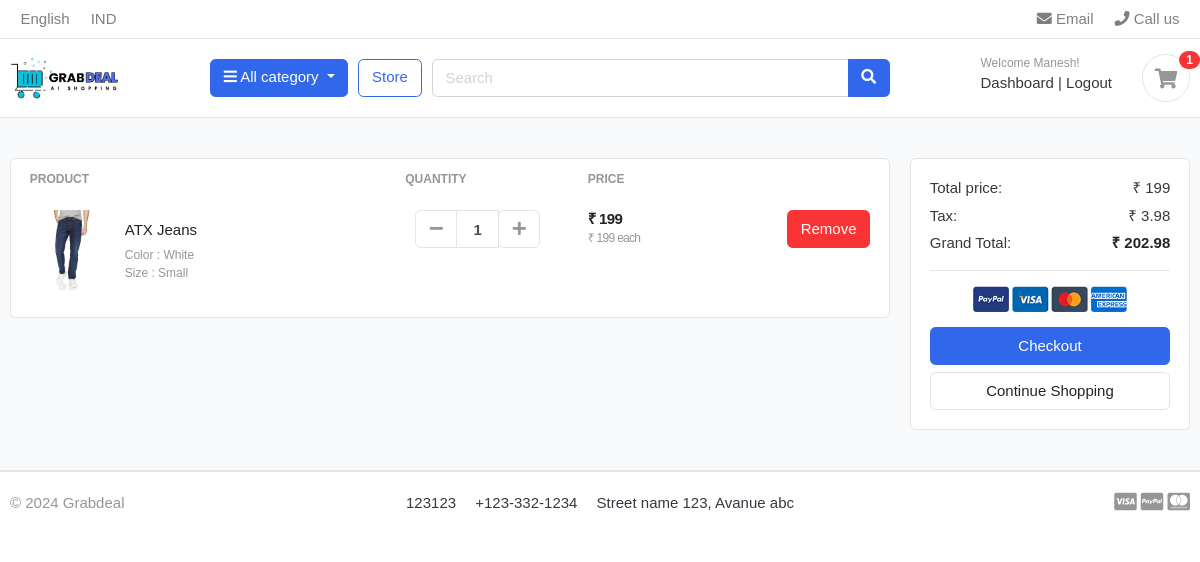
The app's page /cart/ (signed in), older data.
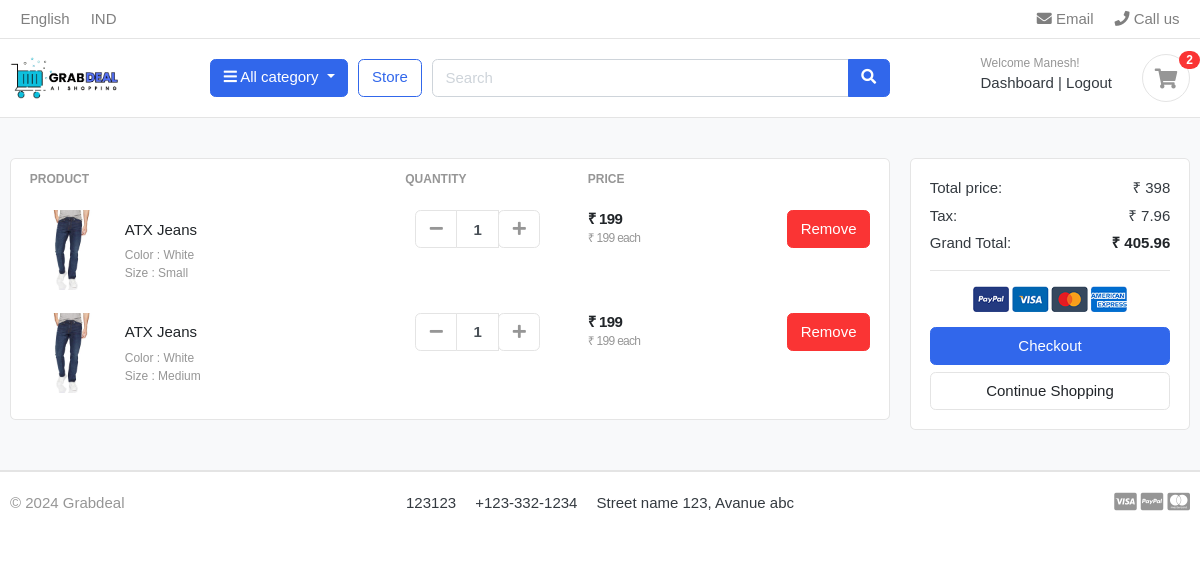
The same page, newer data.
### accounts/models.py (models this page shows, shortened)
class Account(AbstractBaseUser):
    first_name = models.CharField(max_length=50)
    last_name = models.CharField(max_length=50)
    username = models.CharField(max_length=50, unique=True)
    email = models.EmailField(max_length=100, unique=True)
    phone_number = models.CharField(max_length=50)
    date_joined = models.DateTimeField(auto_now_add=True)
    last_login = models.DateTimeField(auto_now=True)
    is_admin = models.BooleanField(default=False)
    is_staff = models.BooleanField(default=False)
    is_active = models.BooleanField(default=False)
    is_superadmin = models.BooleanField(default=False)
    USERNAME_FIELD = 'email'
    REQUIRED_FIELDS = ['username', 'first_name', 'last_name']
    objects = MyAccountManager()

### carts/models.py (models this page shows, shortened)
class CartItem(models.Model):
    user = models.ForeignKey(Account, on_delete=models.CASCADE, null=True)
    product = models.ForeignKey(Product, on_delete=models.CASCADE)
    variations = models.ManyToManyField(Variation, blank=True)
    cart = models.ForeignKey(Cart, on_delete=models.CASCADE, null=True)
    quantity = models.IntegerField()
    is_active = models.BooleanField(default=True)
    def sub_total(self):
        return self.product.price * self.quantity

### store/models.py (models this page shows, shortened)
class Product(models.Model):
    product_name = models.CharField(max_length=200, unique=True)
    slug = models.SlugField(max_length=200, unique=True)
    description = models.TextField(max_length=500, blank=True)
    price = models.IntegerField()
    images = models.ImageField(upload_to='photos/products')
    stock = models.IntegerField()
    is_available = models.BooleanField(default=True)
    category = models.ForeignKey(Category, on_delete=models.CASCADE)
    created_date = models.DateTimeField(auto_now_add=True)
    modified_date = models.DateTimeField(auto_now=True)
    def get_url(self):
        return reverse('product_detail', args=[self.category.slug, self.slug])

class Variation(models.Model):
    product = models.ForeignKey(Product, on_delete=models.CASCADE)
    variation_category = models.CharField(max_length=100, choices=variation_category_choice)
    variation_value = models.CharField(max_length=100)
    is_active = models.BooleanField(default=True)
    created_date = models.DateTimeField(auto_now_add=True)
    objects = VariationManager()

### carts/views.py (the view)
# urls.py: path('', views.cart, name='cart'),
def cart(request, total=0, quantity=0, cart_items=None):
    try:
        tax = 0
        grand_total = 0
        if request.user.is_authenticated:
            cart_items = CartItem.objects.filter(user=request.user, is_active=True)
        else:
            cart = Cart.objects.get(cart_id=_cart_id(request))
            cart_items = CartItem.objects.filter(cart=cart, is_active=True)
        for cart_item in cart_items:
            total += (cart_item.product.price * cart_item.quantity)
            quantity += cart_item.quantity
        tax = (2 * total)/100
        grand_total = total + tax
    except ObjectDoesNotExist:
        pass #Just ignore
    context = {
        'total': total,
        'quantity': quantity,
        'cart_items': cart_items,
        'tax': tax,
        'grand_total': grand_total
    }
    return render(request, 'store/cart.html', context)

### templates/store/cart.html (shortened to what this page needs)
{% extends "base.html" %}
{% load static %}
{% block content %}
<section class="section-content padding-y bg">
    <div class="container">
        {% if not cart_items %}
        <h2 class="text-center">Your Shopping Cart is Empty</h2>
        <br>
        <div class="text-center">
            <a href="{% url 'store' %}" class="btn btn-primary">Continue Shopping</a>
        </div>
        {% else %}
        <div class="row">
            <aside class="col-lg-9">
                <div class="card">
                    <table class="table table-borderless table-shopping-cart">
                        <thead class="text-muted">
                            <tr class="small text-uppercase">
                                <th scope="col">Product</th>
                                <th scope="col" width="120">Quantity</th>
                                <th scope="col" width="120">Price</th>
                                <th scope="col" class="text-right" width="200"> </th>
                            </tr>
                        </thead>
                        <tbody>
                            {% for cart_item in cart_items %}
                            <tr>
                                <td>
                                    <figure class="itemside align-items-center">
                                        <div class="aside"><img src="{{ cart_item.product.images.url }}" class="img-sm">
                                        </div>
                                        <figcaption class="info">
                                            <a href="{{ cart_item.product.get_url }}" class="title text-dark">{{ cart_item.product.product_name }}</a>
                                            <p class="text-muted small">
                                                {% if cart_item.variations.all %}
                                                    {% for item in cart_item.variations.all %}
                                                        {{ item.variation_category | capfirst }} : {{ item.variation_value | capfirst }} <br>
                                                    {% endfor %}
                                                {% endif %}
                                            </p>
                                        </figcaption>
                                    </figure>
                                </td>
                                <td>
                                    <div class="col">
                                        <div class="input-group input-spinner">
                                            <div class="input-group-prepend">
                                                {% if cart_item.quantity == 1 %}
                                                <a href="{% url 'remove_cart' cart_item.product.id cart_item.id %}" class="btn btn-light" type="button" id="button-minus" onclick="return confirm('Are you sure to remove this item?')"> <i class="fa fa-minus"></i> </a>
                                                {% else %}
                                                <a href="{% url 'remove_cart' cart_item.product.id cart_item.id %}" class="btn btn-light" type="button" id="button-minus"> <i class="fa fa-minus"></i> </a>
                                                {% endif %}
                                            </div>
                                            <input type="text" class="form-control" value="{{ cart_item.quantity }}" style="background-color: white;" readonly>
                                            <div class="input-group-append">
                                                <form action="{% url 'add_cart' cart_item.product.id %}" method="POST">
                                                    <button class="btn btn-light" type="submit" id="button-plus"> <i class="fa fa-plus"></i> </button>
                                                </form>
                                            </div>
                                        </div>
                                    </div>
                                </td>
                                <td>
                                    <div class="price-wrap">
                                        <var class="price">₹ {{ cart_item.sub_total }}</var>
                                        <small class="text-muted"> ₹ {{ cart_item.product.price }} each </small>
                                    </div>
                                </td>
                                <td class="text-right">
                                    <a href="{% url 'remove_cart_item' cart_item.product.id cart_item.id %}" onclick="return confirm('Are you sure to remove this item?')" class="btn btn-danger">Remove</a>
                                </td>
                            </tr>
                            {% endfor %}
                        </tbody>
                    </table>
                </div>
            </aside>
            <aside class="col-lg-3">
                <div class="card">
                    <div class="card-body">
                        <dl class="dlist-align">
                            <dt>Total price:</dt>
                            <dd class="text-right">₹ {{ total }}</dd>
                        </dl>
                        <dl class="dlist-align">
                            <dt>Tax:</dt>
                            <dd class="text-right"> ₹ {{ tax }}</dd>
                        </dl>
                        <dl class="dlist-align">
                            <dt>Grand Total:</dt>
                            <dd class="text-right text-dark b"><strong>₹ {{ grand_total }}</strong></dd>
                        </dl>
                        <hr>
                        <p class="text-center mb-3">
                            <img src="{% static './images/misc/payments.png' %}" height="26">
                        </p>
                        <a href="{% url 'checkout' %}" class="btn btn-primary btn-block"> Checkout </a>
                        <a href="{% url 'store' %}" class="btn btn-light btn-block">Continue Shopping</a>
                    </div>
                </div>
            </aside>
        </div>
        {% endif %}
    </div>
</section>
{% endblock %}

### templates/base.html (shortened to what this page needs)
{% load static %}
<!DOCTYPE HTML>
<html lang="en">
<head>
    <link href="{% static 'css/bootstrap.css' %}" rel="stylesheet" type="text/css" />
    <link href="{% static 'fonts/fontawesome/css/all.min.css' %}" type="text/css" rel="stylesheet">
    <link href="{% static 'css/ui.css' %}" rel="stylesheet" type="text/css" />
    <link href="{% static 'css/responsive.css' %}" rel="stylesheet" media="only screen and (max-width: 1200px)" />
</head>
<body>
    {% include 'includes/navbar.html' %}
    {% block content %}{% endblock %}
    {% include 'includes/footer.html' %}
</body>
</html>

### templates/includes/navbar.html (shortened to what this page needs)
{% load static %}
<header class="section-header">
    <nav class="navbar p-md-0 navbar-expand-sm navbar-light border-bottom">
        <div class="container">
            <div class="collapse navbar-collapse" id="navbarTop4">
                <ul class="navbar-nav mr-auto">
                    <li class="nav-item dropdown">
                        <a href="#" class="nav-link"> English </a>
                    </li>
                    <li class="nav-item dropdown">
                        <a href="#" class="nav-link"> IND </a>
                    </li>
                </ul>
                <ul class="navbar-nav">
                    <li><a href="#" class="nav-link"> <i class="fa fa-envelope"></i> Email </a></li>
                    <li><a href="#" class="nav-link"> <i class="fa fa-phone"></i> Call us </a></li>
                </ul>
            </div>
        </div>
    </nav>
    <section class="header-main border-bottom">
        <div class="container">
            <div class="row align-items-center">
                <div class="col-lg-2 col-md-3 col-6">
                    <a href="{% url 'home' %}" class="brand-wrap">
                        <img class="logo" src="{% static './images/logo.png' %}">
                    </a>
                </div>
                <div class="col-lg col-sm col-md col-6 flex-grow-0">
                    <div class="category-wrap dropdown d-inline-block float-right">
                        <button type="button" class="btn btn-primary dropdown-toggle" data-toggle="dropdown">
                            <i class="fa fa-bars"></i> All category
                        </button>
                    </div>
                </div>
                <a href="{% url 'store' %}" class="btn btn-outline-primary">Store</a>
                <div class="col-lg  col-md-6 col-sm-12 col">
                    <form action="{% url 'search' %}" class="search" method="GET">
                        <div class="input-group w-100">
                            <input type="text" class="form-control" style="width:60%;" placeholder="Search" name="keyword">
                            <div class="input-group-append">
                                <button class="btn btn-primary" type="submit">
                                    <i class="fa fa-search"></i>
                                </button>
                            </div>
                        </div>
                    </form>
                </div>
                <div class="col-lg-3 col-sm-6 col-8 order-2 order-lg-3">
                    <div class="d-flex justify-content-end mb-3 mb-lg-0">
                        {% if user.id is not None %}
                        <div class="widget-header">
                            <small class="title text-muted">Welcome {{ user.first_name }}!</small>
                            <div>
                                <a href="{% url 'dashboard' %}">Dashboard</a> <span class="dark-transp"> | </span>
                                <a href="{% url 'logout' %}">Logout</a>
                            </div>
                        </div>
                        {% endif %}
                        <a href="{% url 'cart' %}" class="widget-header pl-3 ml-3">
                            <div class="icon icon-sm rounded-circle border"><i class="fa fa-shopping-cart"></i>
                            </div>
                            <span class="badge badge-pill badge-danger notify">{{ cart_count }}</span>
                        </a>
                    </div>
                </div>
            </div>
        </div>
    </section>
</header>

### templates/includes/chatbot.html (shortened to what this page needs)
{% load static %}

### templates/includes/footer.html
<footer class="section-footer border-top">
	<div class="container">
		<section class="footer-bottom border-top row">
			<div class="col-md-2">
				<p class="text-muted"> &copy 2024 Grabdeal </p>
			</div>
			<div class="col-md-8 text-md-center">
				<span  class="px-2">123123</span>
				<span  class="px-2">+123-332-1234</span>
				<span  class="px-2">Street name 123, Avanue abc</span>
			</div>
			<div class="col-md-2 text-md-right text-muted">
				<i class="fab fa-lg fa-cc-visa"></i>
				<i class="fab fa-lg fa-cc-paypal"></i>
				<i class="fab fa-lg fa-cc-mastercard"></i>
			</div>
		</section>
	</div>
</footer>

Row changes from the older to the newer data that the page shows:
added CartItem: product.images (picture), product.product_name "ATX Jeans", quantity "1", sub_total "199", product.price "199", Variation (variation_category "Color", variation_value "White")
now on this page (row unchanged): Variation: variation_category "Size", variation_value "Medium", shown under "ATX Jeans"
Text that changed along with them:
{{ cart_count }}: "1" → "2"
{{ total }}: "199" → "398"
{{ tax }}: "3.98" → "7.96"
{{ grand_total }}: "202.98" → "405.96"
